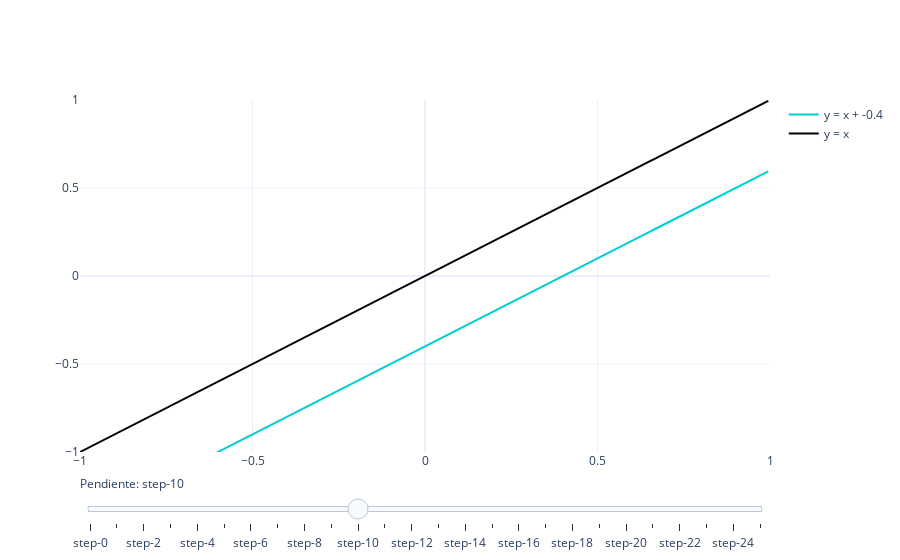

Notebook cell for this chart:
### Markdown cell above
En la gráfica anterior, podemos observar cómo varía gráficamente la ecuación $y = mx + b$ para $b=0$ y $m = -2.4 + 0.2n$ con $n \in \left\{1, 2, \dots, 25\right\}$

### Code cell
# Ordenada al origen variable
# Create figure
fig = go.Figure()

x =  np.arange(-1, 1, 0.005)
# Add traces, one for each slider step
for step in np.arange(-2.4, 2.6, 0.2):
    fig.add_trace(
        go.Scatter(
            visible=False,
            line=dict(color="#00CED1"),
            name="y = x + %.1f" % step,
            x=x,
            y=x + step
            )
        )


fig.add_trace(
        go.Scatter(
            line=dict(color="#000"),
            name="y = x",
            x=x,
            y=x
            )
        )

total_figs = len(fig.data)

# Make 10th trace visible
fig.data[10].visible = True


# Create and add slider
steps = []
for i in range(len(fig.data)):
    step = dict(
        method="update",
        args=[{"visible": [False] * len(fig.data)},
              {"title": "Ecuación de la recta: " + str(i)}],  # layout attribute
    )
    step["args"][0]["visible"][i] = True  # Toggle i'th trace to "visible"
    step["args"][0]["visible"][total_figs - 1] = True
    steps.append(step)

sliders = [dict(
    active=10,
    currentvalue={"prefix": "Pendiente: "},
    steps=steps
)]

fig.update_layout(
    sliders=sliders,
    yaxis=go.layout.YAxis(range = (-1, 1)),
    xaxis=go.layout.XAxis(range = (-1, 1))
)

fig.show()

### Figure 1 — Plotly figure (JSON) as saved in the notebook; plotly's stock layout.template omitted (floating-point values rounded to 4 significant figures; data arrays with more than 128 entries replaced by an {"elided": "..."} marker saying what was removed)
{"data": [{"line": {"color": "#00CED1"}, "name": "y = x + -2.4", "type": "scatter", "visible": false, "x": {"elided": "400 float values"}, "y": {"elided": "400 float values"}}, {"line": {"color": "#00CED1"}, "name": "y = x + -2.2", "type": "scatter", "visible": false, "x": {"elided": "400 float values"}, "y": {"elided": "400 float values"}}, {"line": {"color": "#00CED1"}, "name": "y = x + -2.0", "type": "scatter", "visible": false, "x": {"elided": "400 float values"}, "y": {"elided": "400 float values"}}, {"line": {"color": "#00CED1"}, "name": "y = x + -1.8", "type": "scatter", "visible": false, "x": {"elided": "400 float values"}, "y": {"elided": "400 float values"}}, {"line": {"color": "#00CED1"}, "name": "y = x + -1.6", "type": "scatter", "visible": false, "x": {"elided": "400 float values"}, "y": {"elided": "400 float values"}}, {"line": {"color": "#00CED1"}, "name": "y = x + -1.4", "type": "scatter", "visible": false, "x": {"elided": "400 float values"}, "y": {"elided": "400 float values"}}, {"line": {"color": "#00CED1"}, "name": "y = x + -1.2", "type": "scatter", "visible": false, "x": {"elided": "400 float values"}, "y": {"elided": "400 float values"}}, {"line": {"color": "#00CED1"}, "name": "y = x + -1.0", "type": "scatter", "visible": false, "x": {"elided": "400 float values"}, "y": {"elided": "400 float values"}}, {"line": {"color": "#00CED1"}, "name": "y = x + -0.8", "type": "scatter", "visible": false, "x": {"elided": "400 float values"}, "y": {"elided": "400 float values"}}, {"line": {"color": "#00CED1"}, "name": "y = x + -0.6", "type": "scatter", "visible": false, "x": {"elided": "400 float values"}, "y": {"elided": "400 float values"}}, {"line": {"color": "#00CED1"}, "name": "y = x + -0.4", "type": "scatter", "visible": true, "x": {"elided": "400 float values"}, "y": {"elided": "400 float values"}}, {"line": {"color": "#00CED1"}, "name": "y = x + -0.2", "type": "scatter", "visible": false, "x": {"elided": "400 float values"}, "y": {"elided": "400 float values"}}, {"line": {"color": "#00CED1"}, "name": "y = x + 0.0", "type": "scatter", "visible": false, "x": {"elided": "400 float values"}, "y": {"elided": "400 float values"}}, {"line": {"color": "#00CED1"}, "name": "y = x + 0.2", "type": "scatter", "visible": false, "x": {"elided": "400 float values"}, "y": {"elided": "400 float values"}}, {"line": {"color": "#00CED1"}, "name": "y = x + 0.4", "type": "scatter", "visible": false, "x": {"elided": "400 float values"}, "y": {"elided": "400 float values"}}, {"line": {"color": "#00CED1"}, "name": "y = x + 0.6", "type": "scatter", "visible": false, "x": {"elided": "400 float values"}, "y": {"elided": "400 float values"}}, {"line": {"color": "#00CED1"}, "name": "y = x + 0.8", "type": "scatter", "visible": false, "x": {"elided": "400 float values"}, "y": {"elided": "400 float values"}}, {"line": {"color": "#00CED1"}, "name": "y = x + 1.0", "type": "scatter", "visible": false, "x": {"elided": "400 float values"}, "y": {"elided": "400 float values"}}, {"line": {"color": "#00CED1"}, "name": "y = x + 1.2", "type": "scatter", "visible": false, "x": {"elided": "400 float values"}, "y": {"elided": "400 float values"}}, {"line": {"color": "#00CED1"}, "name": "y = x + 1.4", "type": "scatter", "visible": false, "x": {"elided": "400 float values"}, "y": {"elided": "400 float values"}}, {"line": {"color": "#00CED1"}, "name": "y = x + 1.6", "type": "scatter", "visible": false, "x": {"elided": "400 float values"}, "y": {"elided": "400 float values"}}, {"line": {"color": "#00CED1"}, "name": "y = x + 1.8", "type": "scatter", "visible": false, "x": {"elided": "400 float values"}, "y": {"elided": "400 float values"}}, {"line": {"color": "#00CED1"}, "name": "y = x + 2.0", "type": "scatter", "visible": false, "x": {"elided": "400 float values"}, "y": {"elided": "400 float values"}}, {"line": {"color": "#00CED1"}, "name": "y = x + 2.2", "type": "scatter", "visible": false, "x": {"elided": "400 float values"}, "y": {"elided": "400 float values"}}, {"line": {"color": "#00CED1"}, "name": "y = x + 2.4", "type": "scatter", "visible": false, "x": {"elided": "400 float values"}, "y": {"elided": "400 float values"}}, {"line": {"color": "#000"}, "name": "y = x", "type": "scatter", "x": {"elided": "400 float values"}, "y": {"elided": "400 float values"}}], "layout": {"sliders": [{"active": 10, "currentvalue": {"prefix": "Pendiente: "}, "steps": [{"args": [{"visible": [true, false, false, false, false, false, false, false, false, false, false, false, false, false, false, false, false, false, false, false, false, false, false, false, false, true]}, {"title": "Ecuación de la recta: 0"}], "method": "update"}, {"args": [{"visible": [false, true, false, false, false, false, false, false, false, false, false, false, false, false, false, false, false, false, false, false, false, false, false, false, false, true]}, {"title": "Ecuación de la recta: 1"}], "method": "update"}, {"args": [{"visible": [false, false, true, false, false, false, false, false, false, false, false, false, false, false, false, false, false, false, false, false, false, false, false, false, false, true]}, {"title": "Ecuación de la recta: 2"}], "method": "update"}, {"args": [{"visible": [false, false, false, true, false, false, false, false, false, false, false, false, false, false, false, false, false, false, false, false, false, false, false, false, false, true]}, {"title": "Ecuación de la recta: 3"}], "method": "update"}, {"args": [{"visible": [false, false, false, false, true, false, false, false, false, false, false, false, false, false, false, false, false, false, false, false, false, false, false, false, false, true]}, {"title": "Ecuación de la recta: 4"}], "method": "update"}, {"args": [{"visible": [false, false, false, false, false, true, false, false, false, false, false, false, false, false, false, false, false, false, false, false, false, false, false, false, false, true]}, {"title": "Ecuación de la recta: 5"}], "method": "update"}, {"args": [{"visible": [false, false, false, false, false, false, true, false, false, false, false, false, false, false, false, false, false, false, false, false, false, false, false, false, false, true]}, {"title": "Ecuación de la recta: 6"}], "method": "update"}, {"args": [{"visible": [false, false, false, false, false, false, false, true, false, false, false, false, false, false, false, false, false, false, false, false, false, false, false, false, false, true]}, {"title": "Ecuación de la recta: 7"}], "method": "update"}, {"args": [{"visible": [false, false, false, false, false, false, false, false, true, false, false, false, false, false, false, false, false, false, false, false, false, false, false, false, false, true]}, {"title": "Ecuación de la recta: 8"}], "method": "update"}, {"args": [{"visible": [false, false, false, false, false, false, false, false, false, true, false, false, false, false, false, false, false, false, false, false, false, false, false, false, false, true]}, {"title": "Ecuación de la recta: 9"}], "method": "update"}, {"args": [{"visible": [false, false, false, false, false, false, false, false, false, false, true, false, false, false, false, false, false, false, false, false, false, false, false, false, false, true]}, {"title": "Ecuación de la recta: 10"}], "method": "update"}, {"args": [{"visible": [false, false, false, false, false, false, false, false, false, false, false, true, false, false, false, false, false, false, false, false, false, false, false, false, false, true]}, {"title": "Ecuación de la recta: 11"}], "method": "update"}, {"args": [{"visible": [false, false, false, false, false, false, false, false, false, false, false, false, true, false, false, false, false, false, false, false, false, false, false, false, false, true]}, {"title": "Ecuación de la recta: 12"}], "method": "update"}, {"args": [{"visible": [false, false, false, false, false, false, false, false, false, false, false, false, false, true, false, false, false, false, false, false, false, false, false, false, false, true]}, {"title": "Ecuación de la recta: 13"}], "method": "update"}, {"args": [{"visible": [false, false, false, false, false, false, false, false, false, false, false, false, false, false, true, false, false, false, false, false, false, false, false, false, false, true]}, {"title": "Ecuación de la recta: 14"}], "method": "update"}, {"args": [{"visible": [false, false, false, false, false, false, false, false, false, false, false, false, false, false, false, true, false, false, false, false, false, false, false, false, false, true]}, {"title": "Ecuación de la recta: 15"}], "method": "update"}, {"args": [{"visible": [false, false, false, false, false, false, false, false, false, false, false, false, false, false, false, false, true, false, false, false, false, false, false, false, false, true]}, {"title": "Ecuación de la recta: 16"}], "method": "update"}, {"args": [{"visible": [false, false, false, false, false, false, false, false, false, false, false, false, false, false, false, false, false, true, false, false, false, false, false, false, false, true]}, {"title": "Ecuación de la recta: 17"}], "method": "update"}, {"args": [{"visible": [false, false, false, false, false, false, false, false, false, false, false, false, false, false, false, false, false, false, true, false, false, false, false, false, false, true]}, {"title": "Ecuación de la recta: 18"}], "method": "update"}, {"args": [{"visible": [false, false, false, false, false, false, false, false, false, false, false, false, false, false, false, false, false, false, false, true, false, false, false, false, false, true]}, {"title": "Ecuación de la recta: 19"}], "method": "update"}, {"args": [{"visible": [false, false, false, false, false, false, false, false, false, false, false, false, false, false, false, false, false, false, false, false, true, false, false, false, false, true]}, {"title": "Ecuación de la recta: 20"}], "method": "update"}, {"args": [{"visible": [false, false, false, false, false, false, false, false, false, false, false, false, false, false, false, false, false, false, false, false, false, true, false, false, false, true]}, {"title": "Ecuación de la recta: 21"}], "method": "update"}, {"args": [{"visible": [false, false, false, false, false, false, false, false, false, false, false, false, false, false, false, false, false, false, false, false, false, false, true, false, false, true]}, {"title": "Ecuación de la recta: 22"}], "method": "update"}, {"args": [{"visible": [false, false, false, false, false, false, false, false, false, false, false, false, false, false, false, false, false, false, false, false, false, false, false, true, false, true]}, {"title": "Ecuación de la recta: 23"}], "method": "update"}, {"args": [{"visible": [false, false, false, false, false, false, false, false, false, false, false, false, false, false, false, false, false, false, false, false, false, false, false, false, true, true]}, {"title": "Ecuación de la recta: 24"}], "method": "update"}, {"args": [{"visible": [false, false, false, false, false, false, false, false, false, false, false, false, false, false, false, false, false, false, false, false, false, false, false, false, false, true]}, {"title": "Ecuación de la recta: 25"}], "method": "update"}]}], "xaxis": {"range": [-1, 1]}, "yaxis": {"range": [-1, 1]}}}
